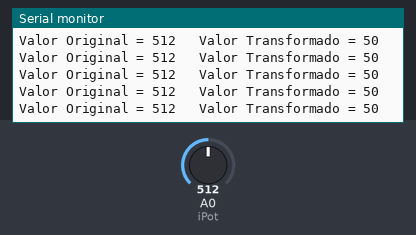
A sketch run on a simulated Arduino Uno, built with avr-gcc and run on an emulated ATmega328P. On the bench: the last lines printed to the serial monitor. The test bench sets the inputs (shaded band); at power-on: A0 (iPot) = 512.

Above: at 4.2 s.
4.3 s: A0 (iPot) set to 988
At 4.34 s:
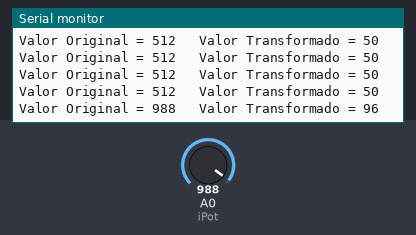
5.8 s: A0 (iPot) set to 1007
At 5.85 s:
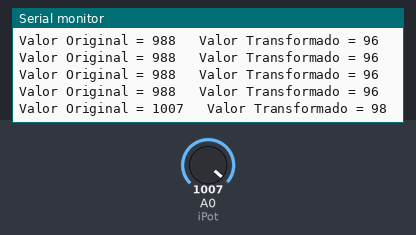
Timing chart, 0 to 8.8 s (numbered marks = the images above; inputs shaded):
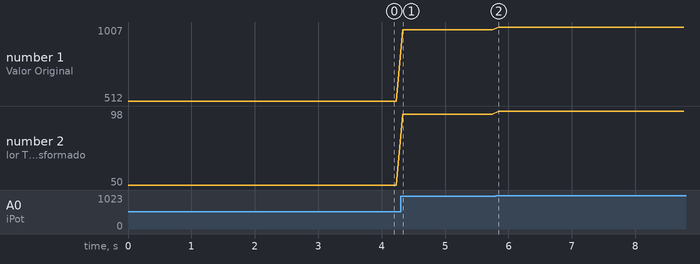

Measured:
- after the input at 4.3 s, the serial monitor: prints a new line at once (image 1)
- after the input at 5.8 s, the serial monitor: prints a new line at once (image 2)
- plotted number 1: 512 → 988 after the input at 4.3 s, 988 → 1007 after the input at 5.8 s
- plotted number 2: 50 → 96 after the input at 4.3 s, 96 → 98 after the input at 5.8 s

The sketch:

AD_EXEMPLO_VALOR_POT_MAP.ino
```cpp
int iPot = 0;
int iValorPot = 0;
int iValorTransformado = 0;

void setup() {
  // put your setup code here, to run once:
  Serial.begin(9600);
}

void loop() {
  // put your main code here, to run repeatedly:
  iValorPot = analogRead(iPot);
  iValorTransformado = map(iValorPot, 0, 1023, 0, 100);
  Serial.print("Valor Original = ");
  Serial.print(iValorPot);
  Serial.print("\t Valor Transformado = ");
  Serial.println(iValorTransformado);
  delay(100);
}
```
